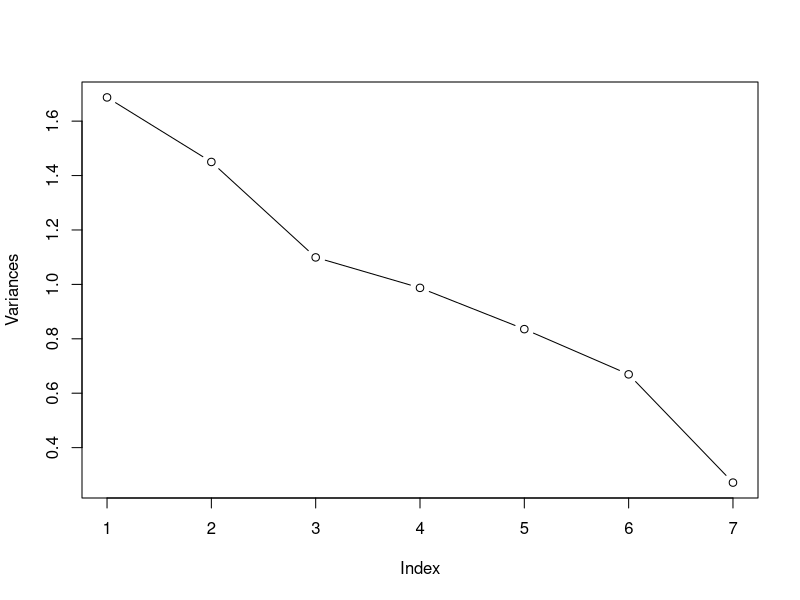
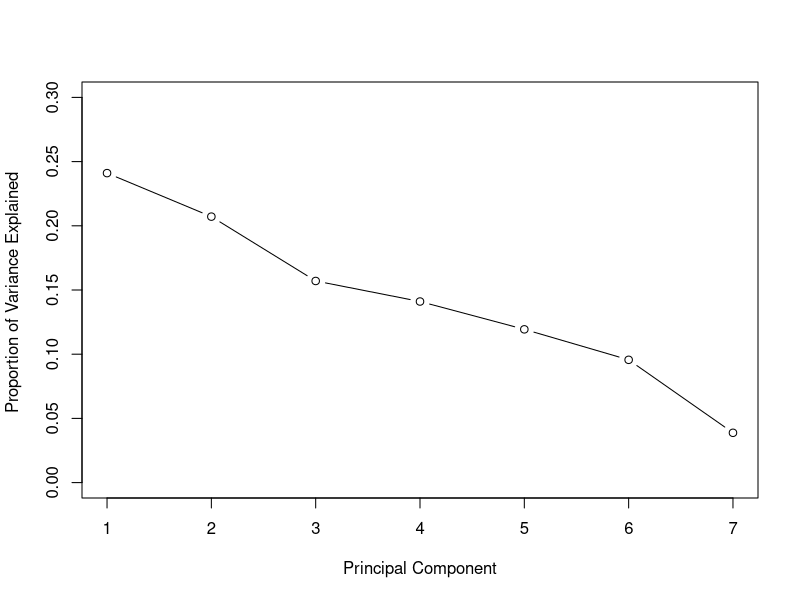
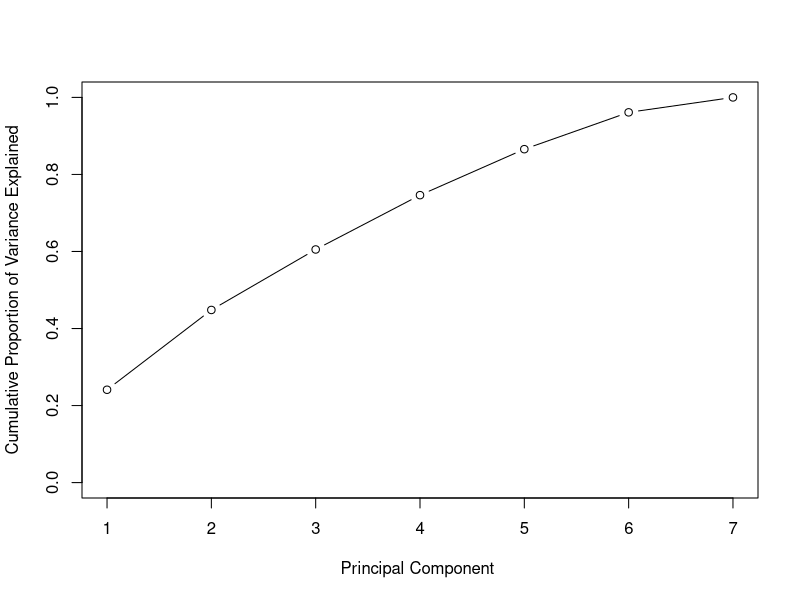
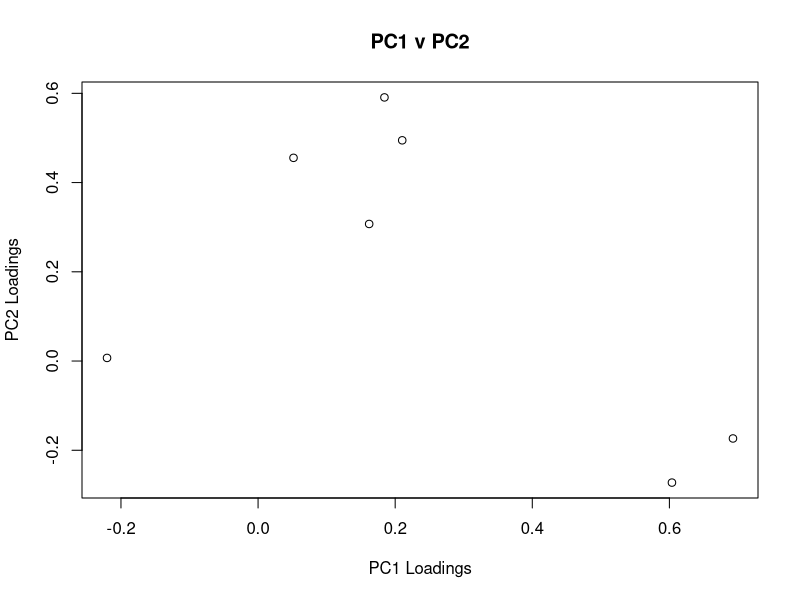
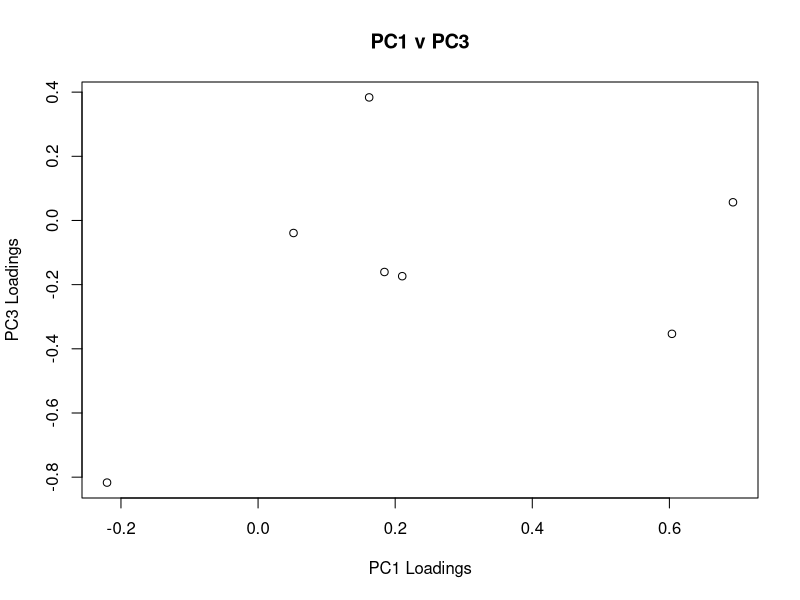
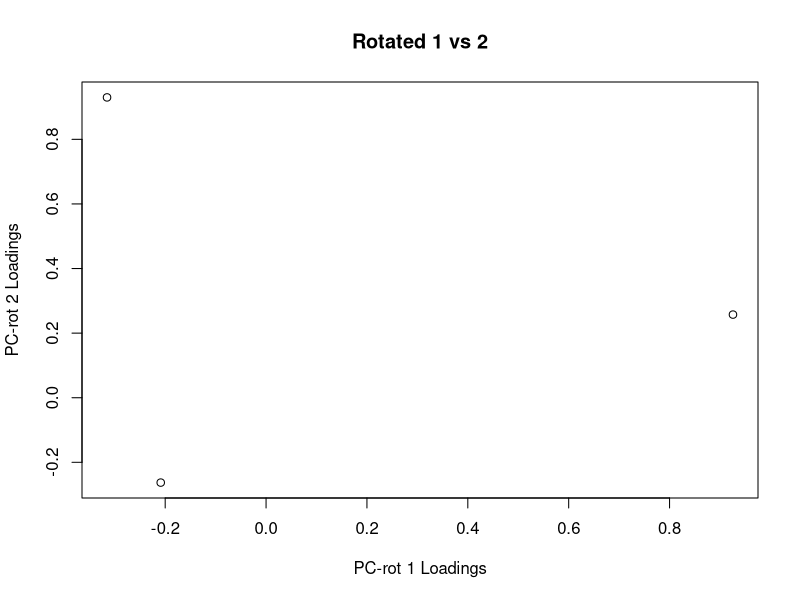
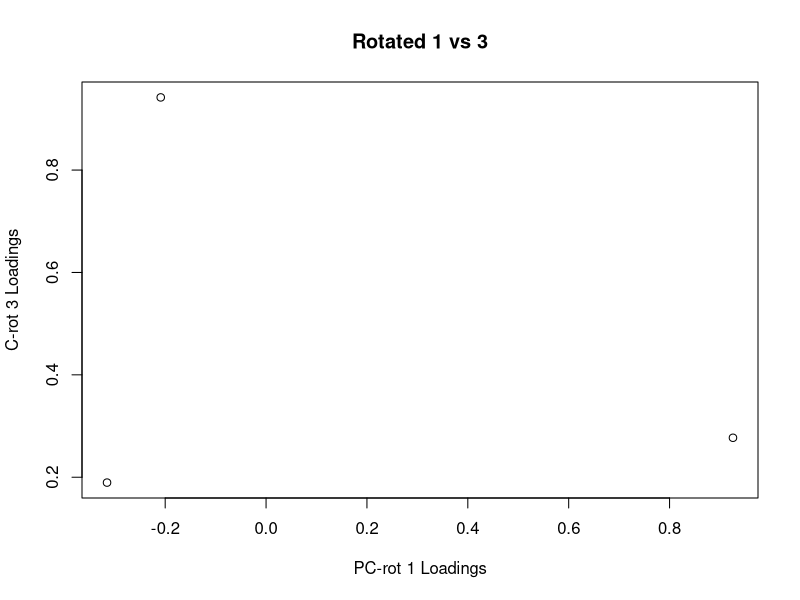

The R source for these figures, in order:
## ---- chunk 1
#Load the German data
#germanCredit<- read.csv("C:/Users/JohntheGreat/Documents/MSCA/DataMining/Week1/german_credit.csv", header=TRUE, sep=",")
library(caret)
data(GermanCredit)
head(GermanCredit)
# select only the chosen variables
GCD<- GermanCredit[, c(1:7)]
#colnames(GCD)
#summary(GCD)
# need to split the data into train/test portions
set.seed(555)
train_ind <- sample(seq_len(nrow(GCD)), size = 700)
# separate into two data frames: train and test
train_data <- GCD[train_ind, ]
test_data<- GCD[-train_ind, ]
head(train_data)
head(test_data)
#standardize train_data
train_means = colMeans(train_data)
train_sd = apply(train_data, 2, sd)
train_scaled = scale(train_data)
head(train_scaled)
test_scaled = scale(test_data, center=train_means, scale = train_sd)
head(test_scaled)
## ---- chunk 2
pr.cr <- prcomp(train_scaled)
summary(pr.cr)
attributes(pr.cr)
pr.cr
#Loadings/coefficients
round(pr.cr$rotation,2)
#components
round(head(pr.cr$x),2)

## ---- chunk 3
plot(pr.cr$sdev^2, ylab= "Variances", type='b')
#Variance Explained
pr.var <- pr.cr$sdev ^2
pve <- pr.var/sum(pr.var)
plot(pve, xlab="Principal Component", ylab="Proportion of Variance Explained ", ylim=c(0,0.3), type = "b")
plot(cumsum(pve), xlab="Principal Component ", ylab=" Cumulative Proportion of Variance Explained ", ylim=c(0,1), type = "b")
## ---- chunk 4
plot(x=pr.cr$rotation[, 1], y=pr.cr$rotation[, 2], xlab='PC1 Loadings', ylab='PC2 Loadings', main = 'PC1 v PC2')
plot(x=pr.cr$rotation[, 1], y=pr.cr$rotation[, 3], xlab='PC1 Loadings', ylab='PC3 Loadings', main = 'PC1 v PC3')
#Loadings/coefficients
round(pr.cr$rotation[,1:3],2)
## ---- chunk 5
# Display the dot product of PC1 and PC2, PC1 and PC3, PC2 and PC3
c(pr.cr$rotation[, 1]%*%pr.cr$rotation[, 2], pr.cr$rotation[, 1]%*%pr.cr$rotation[, 3], pr.cr$rotation[, 2]%*%pr.cr$rotation[, 3])
## ---- chunk 6
# Display the dot product of component 1 and comp 2, comp 1 and comp3, comp 2 and comp 3
c(pr.cr$x[,1]%*%pr.cr$x[,2], pr.cr$x[,1]%*%pr.cr$x[,3], pr.cr$x[,2]%*%pr.cr$x[,3])
## ---- chunk 7
# Run PCA with only 3 components
pr.cr.only3 <- prcomp(train_scaled,retx=TRUE,tol=0.8)
summary(pr.cr.only3)
#Predict the component scores
cs <- predict(pr.cr.only3, newdata=test_scaled)

scores.train_loadings <- as.vector(cs[,1:2] %*% t(pr.cr.only3$rotation)[1:2,])
print(head(scores.train_loadings))
## ---- chunk 8
#Original vs Predicted R^2
round(cor(as.vector(train_scaled), as.vector(pr.cr.only3$x[,1:2] %*% t(pr.cr.only3$rotation)[1:2,]))^2,2)

round(cor(as.vector(test_scaled), scores.train_loadings)^2,2)
## ---- chunk 9
#Rotate loadings
rotate <- varimax(pr.cr$rotation[,1:3])
rotate$loadings
## ---- chunk 10
plot(x=rotate$rotmat[,1],rotate$rotmat[,2],xlab="PC-rot 1 Loadings", ylab="PC-rot 2 Loadings",main = "Rotated 1 vs 2")
plot(x=rotate$rotmat[,1],rotate$rotmat[,3],xlab="PC-rot 1 Loadings", ylab="C-rot 3 Loadings",main = "Rotated 1 vs 3")
